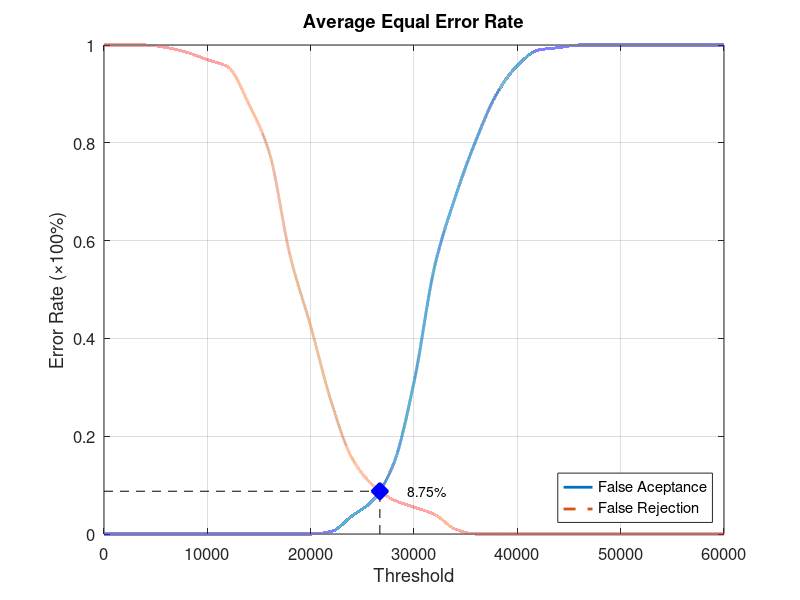
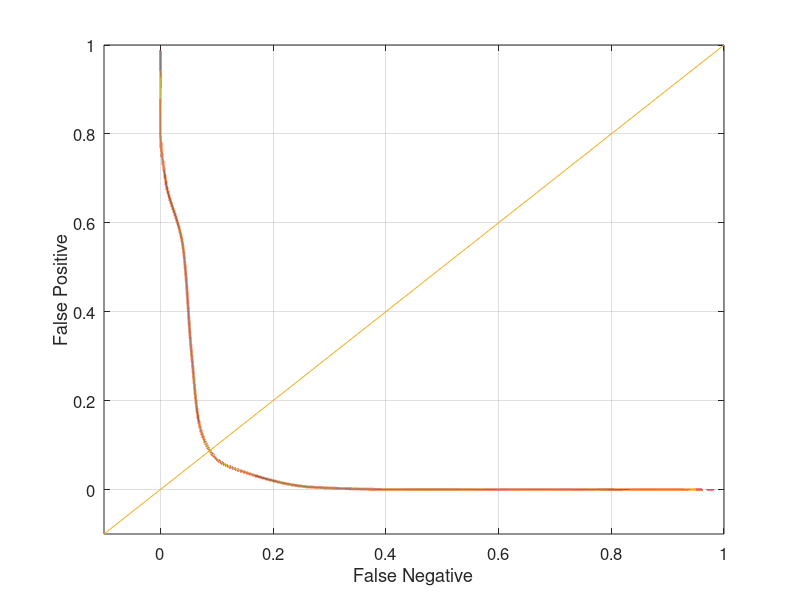

The MATLAB source for these figures, in order:
function yEER = Database5_1
close all;
clear;
clc;
x = 0:2000:60000;
xq = 0:0.5:60000;

y0 = [0 0 0 0 0 0 0 0 0 0 0 0.00526316 0.0368421 0.0684211 0.142105 0.310526 0.547368 0.689474 0.805263 0.9 0.957895 0.989474 0.994737 1 1 1 1 1 1 1 1];
yy0 = interp1(x, y0, xq, 'pchip');
y1 = [1 1 1 0.995 0.985 0.97 0.955 0.88 0.78 0.57 0.425 0.27 0.155 0.1 0.07 0.055 0.04 0.01 0 0 0 0 0 0 0 0 0 0 0 0 0];
yy1 = interp1(x, y1, xq, 'pchip');

% Calculating EER: 
y2 = abs(y0 - y1);
find(y2 == min(y2))
yy2 = abs(yy0 - yy1);
xEER = find(yy2 == min(yy2));
xEERIndex = xq(xEER) % X-axis EER
yEER = yy0(xEER) % Y-axis EER

main = figure
plot(xq, yy0,'-','LineWidth', 2);	hold on
plot(xq, yy1,'--','LineWidth', 2);	hold on
plot([xEERIndex xEERIndex], [0 yEER], 'k--');	hold on
plot([0 xEERIndex], [yEER yEER], 'k--');	hold on
plot(xEERIndex, yEER, 'bx', 'LineWidth', 10);	hold on
text(xEERIndex + 10 * xEERIndex / 100, yEER, [num2str(round((10000 * yEER)) / 100) '%'])
legend('False Aceptance', 'False Rejection', 'Location', 'SouthEast')
xlabel('Threshold')
ylabel('Error Rate (\times100%)')
title('Average Equal Error Rate')
set(gca, 'FontSize', 12)
axis([0 60000 0 1])
grid on

print(main, 'Database5_1Main', '-dpng');
FNRxFPR = figure('Color', [1 1 1]);
plot(yy1, yy0, '-', yy1, yy0, 'LineWidth', 2);
hold on
y = -0.1:0.1:1
plot(y, y); 
set(gca, 'FontSize', 12)
xlabel('False Negative')
ylabel('False Positive')
axis([-0.1 1 -0.1 1])
set(gca, 'FontSize', 12)
grid on

print(FNRxFPR, 'Database5_1FNRxFPR','-dpng');
end
